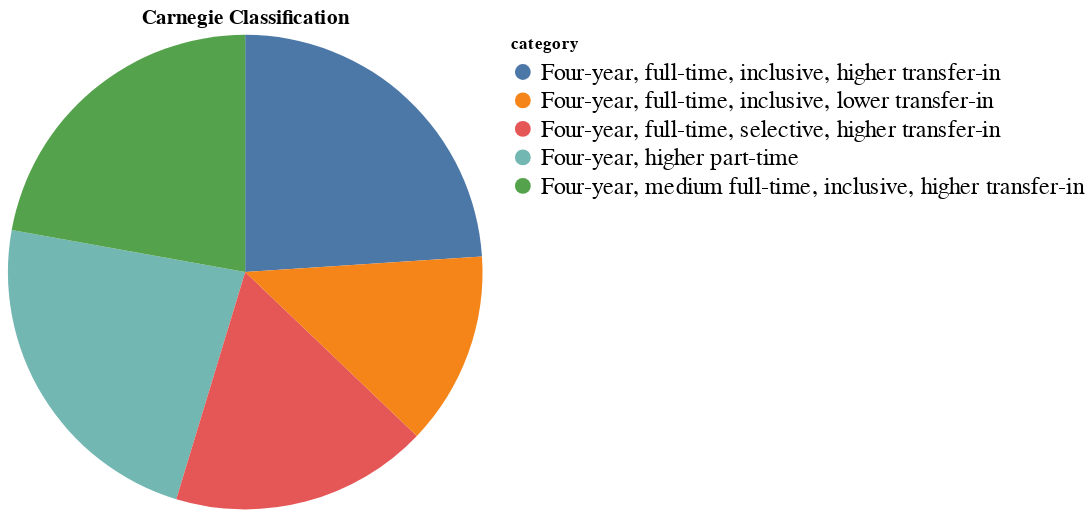

This figure's notebook cell:
### Markdown cell above
### Carnegie Classification

Majority of the institutions in the list are 4 year institutions, with 4 year, full time and with a higher transfer rate being the most common

### Code cell
alt.Chart(count_carnegie.nlargest(5, 'count')).mark_arc().encode(
theta="count",
color=alt.Color("category", legend=alt.Legend(labelLimit=0, labelFontSize=15)),
tooltip=[
        alt.Tooltip("category", title="Carnegie Classification"),
        alt.Tooltip("count", title="Count")
    ]
).properties(title="Carnegie Classification")

### Figure 1 — Vega-Lite specification as saved in the notebook (floating-point values rounded to 4 significant figures)
{"config": {"view": {"continuousWidth": 300, "continuousHeight": 300}}, "data": {"name": "data-ce64a2968a1969f7b1f101d5f998322d"}, "mark": {"type": "arc"}, "encoding": {"color": {"field": "category", "legend": {"labelFontSize": 15, "labelLimit": 0}, "type": "nominal"}, "theta": {"field": "count", "type": "quantitative"}, "tooltip": [{"field": "category", "title": "Carnegie Classification", "type": "nominal"}, {"field": "count", "title": "Count", "type": "quantitative"}]}, "title": "Carnegie Classification", "$schema": "https://vega.github.io/schema/vega-lite/v5.20.1.json", "datasets": {"data-ce64a2968a1969f7b1f101d5f998322d": [{"category": "Four-year, full-time, inclusive, higher transfer-in", "count": 120}, {"category": "Four-year, higher part-time", "count": 116}, {"category": "Four-year, medium full-time, inclusive, higher transfer-in", "count": 111}, {"category": "Four-year, full-time, selective, higher transfer-in", "count": 88}, {"category": "Four-year, full-time, inclusive, lower transfer-in", "count": 66}]}}
